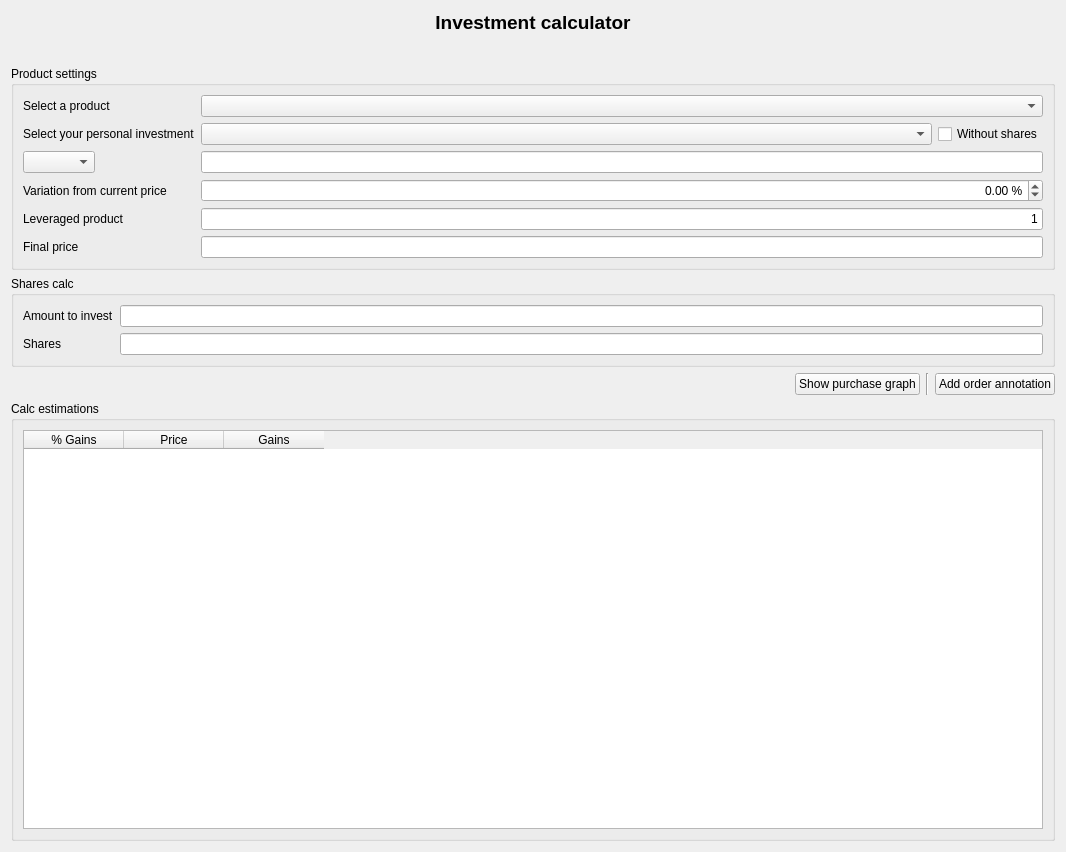
<?xml version="1.0" encoding="UTF-8"?>
<ui version="4.0">
 <class>wdgCalculator</class>
 <widget class="QWidget" name="wdgCalculator">
  <property name="geometry">
   <rect>
    <x>0</x>
    <y>0</y>
    <width>1066</width>
    <height>852</height>
   </rect>
  </property>
  <layout class="QHBoxLayout" name="horizontalLayout_8">
   <item>
    <layout class="QVBoxLayout" name="verticalLayout">
     <item>
      <widget class="QLabel" name="lbl">
       <property name="font">
        <font>
         <pointsize>14</pointsize>
         <weight>75</weight>
         <bold>true</bold>
        </font>
       </property>
       <property name="text">
        <string>Investment calculator</string>
       </property>
       <property name="alignment">
        <set>Qt::AlignCenter</set>
       </property>
      </widget>
     </item>
     <item>
      <layout class="QHBoxLayout" name="horizontalLayout_4">
       <item>
        <spacer name="horizontalSpacer">
         <property name="orientation">
          <enum>Qt::Horizontal</enum>
         </property>
         <property name="sizeHint" stdset="0">
          <size>
           <width>40</width>
           <height>20</height>
          </size>
         </property>
        </spacer>
       </item>
       <item>
        <widget class="QLabel" name="label_7">
         <property name="maximumSize">
          <size>
           <width>64</width>
           <height>64</height>
          </size>
         </property>
         <property name="text">
          <string/>
         </property>
         <property name="pixmap">
          <pixmap resource="../images/xulpymoney.qrc">:/xulpymoney/kcalc.png</pixmap>
         </property>
         <property name="scaledContents">
          <bool>true</bool>
         </property>
        </widget>
       </item>
       <item>
        <spacer name="horizontalSpacer_2">
         <property name="orientation">
          <enum>Qt::Horizontal</enum>
         </property>
         <property name="sizeHint" stdset="0">
          <size>
           <width>40</width>
           <height>20</height>
          </size>
         </property>
        </spacer>
       </item>
      </layout>
     </item>
     <item>
      <widget class="QGroupBox" name="groupBox">
       <property name="title">
        <string>Product settings</string>
       </property>
       <layout class="QHBoxLayout" name="horizontalLayout_3">
        <item>
         <layout class="QFormLayout" name="formLayout_2">
          <item row="0" column="0">
           <widget class="QLabel" name="label_3">
            <property name="text">
             <string>Select a product</string>
            </property>
           </widget>
          </item>
          <item row="0" column="1">
           <widget class="QComboBox" name="cmbProducts">
            <property name="sizePolicy">
             <sizepolicy hsizetype="Expanding" vsizetype="Fixed">
              <horstretch>0</horstretch>
              <verstretch>0</verstretch>
             </sizepolicy>
            </property>
            <property name="sizeAdjustPolicy">
             <enum>QComboBox::AdjustToContents</enum>
            </property>
           </widget>
          </item>
          <item row="1" column="0">
           <widget class="QLabel" name="label">
            <property name="text">
             <string>Select your personal investment</string>
            </property>
           </widget>
          </item>
          <item row="2" column="0">
           <widget class="QComboBox" name="cmbPrice">
            <property name="sizePolicy">
             <sizepolicy hsizetype="Preferred" vsizetype="Fixed">
              <horstretch>0</horstretch>
              <verstretch>0</verstretch>
             </sizepolicy>
            </property>
           </widget>
          </item>
          <item row="2" column="1">
           <widget class="myQLineEdit" name="txtProductPrice">
            <property name="enabled">
             <bool>true</bool>
            </property>
            <property name="alignment">
             <set>Qt::AlignRight|Qt::AlignTrailing|Qt::AlignVCenter</set>
            </property>
            <property name="readOnly">
             <bool>true</bool>
            </property>
           </widget>
          </item>
          <item row="4" column="0">
           <widget class="QLabel" name="label_2">
            <property name="text">
             <string>Variation from current price</string>
            </property>
           </widget>
          </item>
          <item row="4" column="1">
           <widget class="QDoubleSpinBox" name="spnProductPriceVariation">
            <property name="sizePolicy">
             <sizepolicy hsizetype="Expanding" vsizetype="Fixed">
              <horstretch>0</horstretch>
              <verstretch>0</verstretch>
             </sizepolicy>
            </property>
            <property name="alignment">
             <set>Qt::AlignRight|Qt::AlignTrailing|Qt::AlignVCenter</set>
            </property>
            <property name="suffix">
             <string> %</string>
            </property>
            <property name="minimum">
             <double>-99.989999999999995</double>
            </property>
           </widget>
          </item>
          <item row="6" column="0">
           <widget class="QLabel" name="lblLeveraged">
            <property name="text">
             <string>Leveraged product</string>
            </property>
           </widget>
          </item>
          <item row="6" column="1">
           <widget class="myQLineEdit" name="txtLeveraged">
            <property name="enabled">
             <bool>true</bool>
            </property>
            <property name="text">
             <string>1</string>
            </property>
            <property name="alignment">
             <set>Qt::AlignRight|Qt::AlignTrailing|Qt::AlignVCenter</set>
            </property>
            <property name="readOnly">
             <bool>true</bool>
            </property>
           </widget>
          </item>
          <item row="7" column="0">
           <widget class="QLabel" name="lblFinalPrice">
            <property name="text">
             <string>Final price</string>
            </property>
           </widget>
          </item>
          <item row="7" column="1">
           <widget class="myQLineEdit" name="txtFinalPrice">
            <property name="enabled">
             <bool>true</bool>
            </property>
            <property name="alignment">
             <set>Qt::AlignRight|Qt::AlignTrailing|Qt::AlignVCenter</set>
            </property>
           </widget>
          </item>
          <item row="1" column="1">
           <layout class="QHBoxLayout" name="horizontalLayout_6">
            <item>
             <widget class="QComboBox" name="cmbInvestments">
              <property name="sizePolicy">
               <sizepolicy hsizetype="Expanding" vsizetype="Fixed">
                <horstretch>0</horstretch>
                <verstretch>0</verstretch>
               </sizepolicy>
              </property>
              <property name="sizeAdjustPolicy">
               <enum>QComboBox::AdjustToContents</enum>
              </property>
             </widget>
            </item>
            <item>
             <widget class="QCheckBox" name="chkWithoutShares">
              <property name="text">
               <string>Without shares</string>
              </property>
             </widget>
            </item>
           </layout>
          </item>
         </layout>
        </item>
       </layout>
      </widget>
     </item>
     <item>
      <widget class="QGroupBox" name="groupBox_2">
       <property name="title">
        <string>Shares calc</string>
       </property>
       <layout class="QHBoxLayout" name="horizontalLayout_2">
        <item>
         <layout class="QFormLayout" name="formLayout">
          <property name="fieldGrowthPolicy">
           <enum>QFormLayout::ExpandingFieldsGrow</enum>
          </property>
          <item row="0" column="0">
           <widget class="QLabel" name="lblAmount">
            <property name="text">
             <string>Amount to invest</string>
            </property>
           </widget>
          </item>
          <item row="0" column="1">
           <widget class="myQLineEdit" name="txtAmount">
            <property name="enabled">
             <bool>true</bool>
            </property>
            <property name="alignment">
             <set>Qt::AlignRight|Qt::AlignTrailing|Qt::AlignVCenter</set>
            </property>
           </widget>
          </item>
          <item row="1" column="0">
           <widget class="QLabel" name="lblShares">
            <property name="text">
             <string>Shares</string>
            </property>
           </widget>
          </item>
          <item row="1" column="1">
           <widget class="myQLineEdit" name="txtShares">
            <property name="enabled">
             <bool>true</bool>
            </property>
            <property name="text">
             <string/>
            </property>
            <property name="alignment">
             <set>Qt::AlignRight|Qt::AlignTrailing|Qt::AlignVCenter</set>
            </property>
            <property name="readOnly">
             <bool>true</bool>
            </property>
           </widget>
          </item>
         </layout>
        </item>
       </layout>
      </widget>
     </item>
     <item>
      <layout class="QHBoxLayout" name="horizontalLayout_5">
       <item>
        <spacer name="horizontalSpacer_3">
         <property name="orientation">
          <enum>Qt::Horizontal</enum>
         </property>
         <property name="sizeHint" stdset="0">
          <size>
           <width>40</width>
           <height>20</height>
          </size>
         </property>
        </spacer>
       </item>
       <item>
        <widget class="QPushButton" name="cmdGraph">
         <property name="text">
          <string>Show purchase graph</string>
         </property>
         <property name="icon">
          <iconset resource="../images/xulpymoney.qrc">
           <normaloff>:/xulpymoney/report.png</normaloff>:/xulpymoney/report.png</iconset>
         </property>
        </widget>
       </item>
       <item>
        <widget class="Line" name="line">
         <property name="orientation">
          <enum>Qt::Vertical</enum>
         </property>
        </widget>
       </item>
       <item>
        <widget class="QPushButton" name="cmdOrder">
         <property name="text">
          <string>Add order annotation</string>
         </property>
         <property name="icon">
          <iconset resource="../images/xulpymoney.qrc">
           <normaloff>:/xulpymoney/add.png</normaloff>:/xulpymoney/add.png</iconset>
         </property>
        </widget>
       </item>
      </layout>
     </item>
     <item>
      <widget class="QGroupBox" name="groupBox_3">
       <property name="title">
        <string>Calc estimations</string>
       </property>
       <layout class="QHBoxLayout" name="horizontalLayout">
        <item>
         <widget class="myQTableWidget" name="table">
          <property name="editTriggers">
           <set>QAbstractItemView::NoEditTriggers</set>
          </property>
          <property name="alternatingRowColors">
           <bool>true</bool>
          </property>
          <property name="selectionMode">
           <enum>QAbstractItemView::SingleSelection</enum>
          </property>
          <property name="selectionBehavior">
           <enum>QAbstractItemView::SelectRows</enum>
          </property>
          <attribute name="verticalHeaderVisible">
           <bool>false</bool>
          </attribute>
          <column>
           <property name="text">
            <string>% Gains</string>
           </property>
          </column>
          <column>
           <property name="text">
            <string>Price</string>
           </property>
          </column>
          <column>
           <property name="text">
            <string>Gains</string>
           </property>
          </column>
         </widget>
        </item>
       </layout>
      </widget>
     </item>
    </layout>
   </item>
  </layout>
 </widget>
 <customwidgets>
  <customwidget>
   <class>myQLineEdit</class>
   <extends>QLineEdit</extends>
   <header location="global">myqlineedit</header>
  </customwidget>
  <customwidget>
   <class>myQTableWidget</class>
   <extends>QTableWidget</extends>
   <header location="global">myqtablewidget</header>
  </customwidget>
 </customwidgets>
 <resources>
  <include location="../images/xulpymoney.qrc"/>
 </resources>
 <connections/>
</ui>
